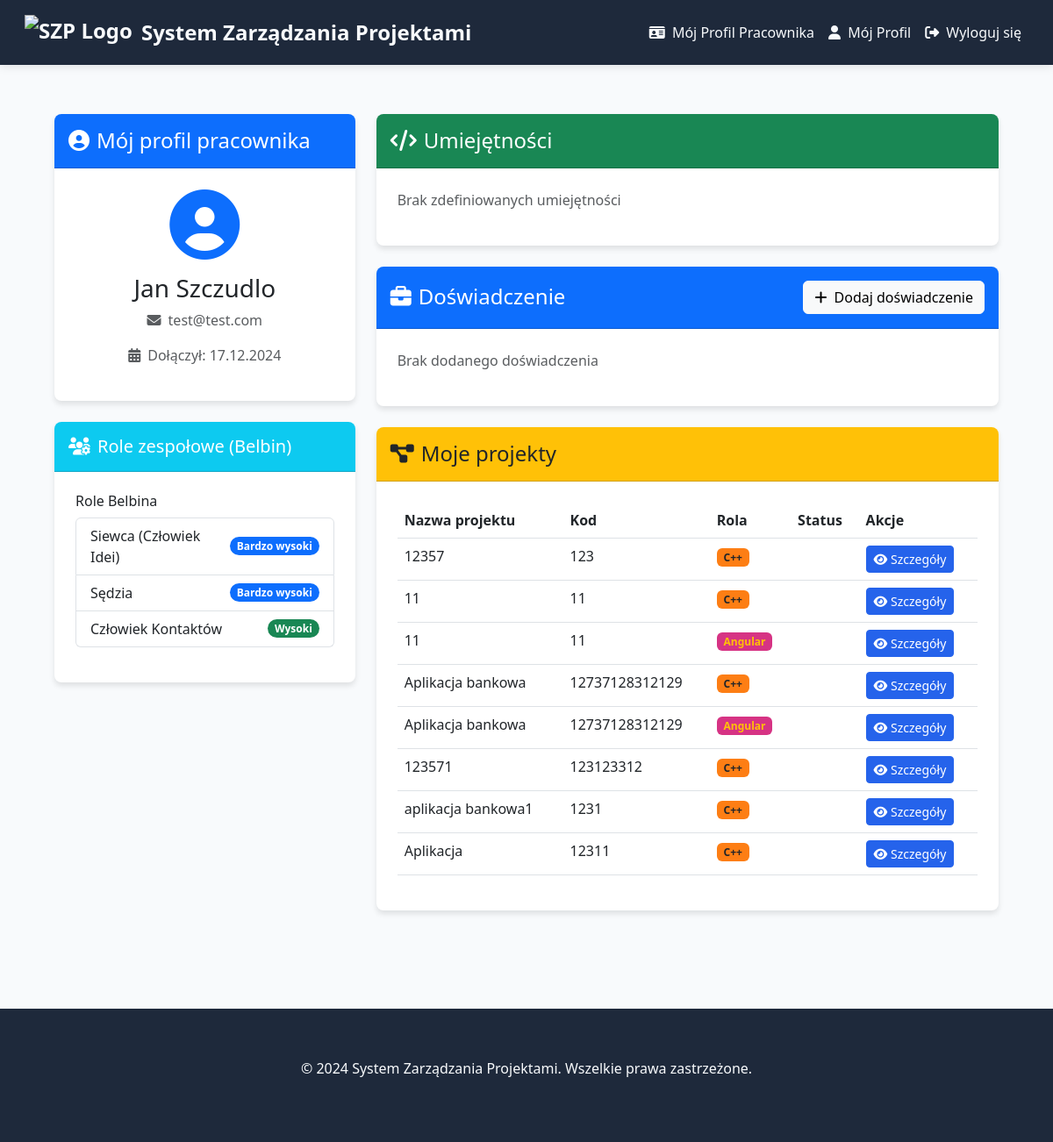
The page /employees/my-profile/ (signed in) on the database as committed earlier.
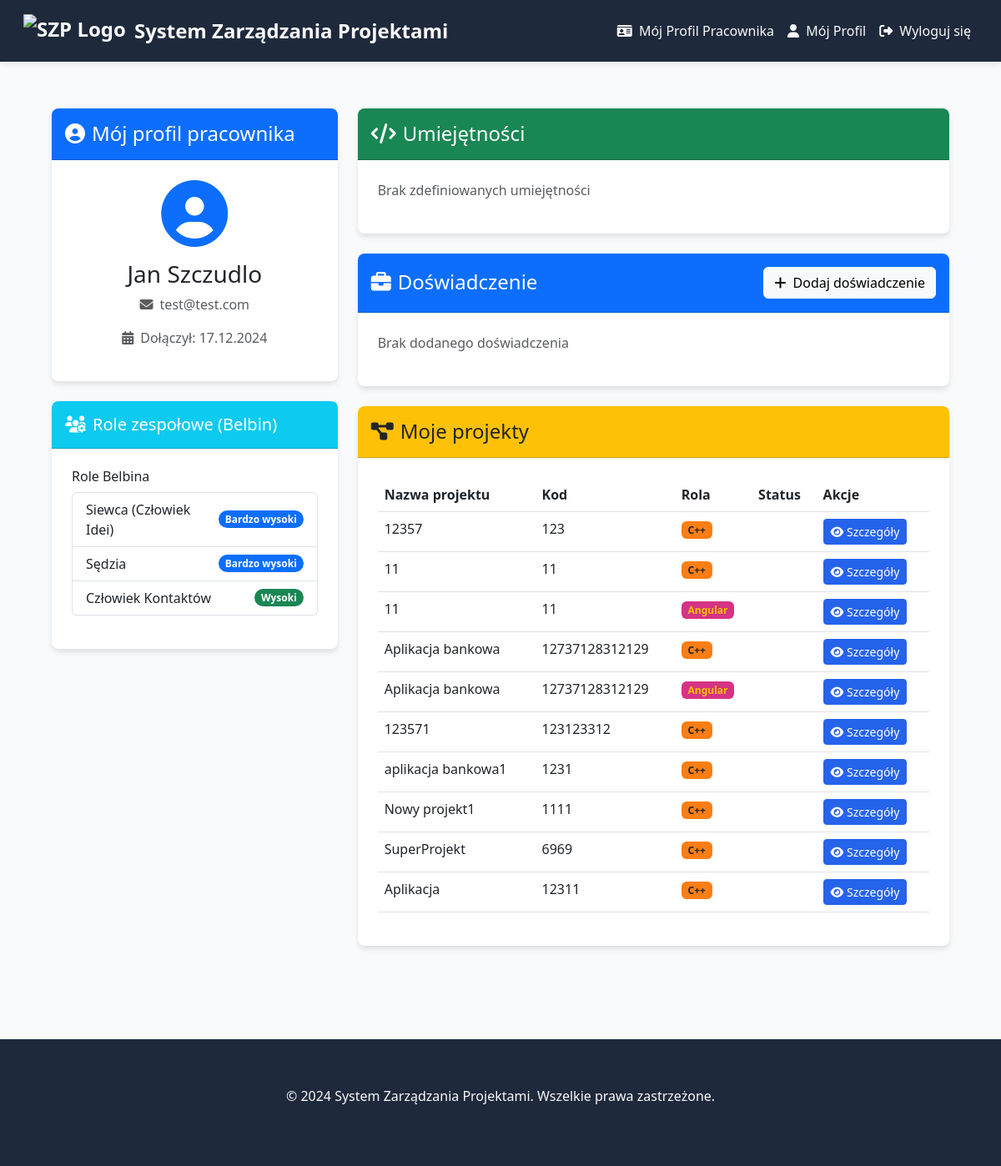
The same page on the database as committed later.
### projects/models.py (models this page shows, shortened)
class EmployeeProjectAssignment(models.Model):
    project = models.ForeignKey(Project, on_delete=models.CASCADE)
    employee = models.ForeignKey(Employee, on_delete=models.CASCADE)
    skill = models.ForeignKey(Skill, on_delete=models.CASCADE)

class Project(models.Model):
    title = models.CharField(max_length=255)
    code = models.CharField(max_length=50, unique=True)
    description = models.TextField()
    owner = models.ForeignKey(Employer, on_delete=models.CASCADE, related_name='projects')
    employees = models.ManyToManyField(Employee, related_name='projects', blank=True)  # Dodanie tej linii

### employees/models.py (models this page shows, shortened)
class Skill(models.Model):
    name = models.CharField(max_length=100)
    logo = models.ImageField(upload_to='skills/logos/', blank=True, null=True)

### employees/views.py (the view)
# urls.py: path('my-profile/', views.my_profile, name='my_profile'),
@login_required
def my_profile(request):
    try:
        employee = request.user.employee
    except AttributeError:
        try:
            employee = Employee.objects.get(user=request.user)
            request.user.employee = employee
        except Employee.DoesNotExist:
            messages.error(request, 'Nie znaleziono profilu pracownika.')
            return redirect('profile')
    return render(request, 'employees/employee_profile_my.html', {'employee': employee})

### employees/context_processors.py (called while the page is built)
def global_context_processor(request):
    role_names = {
        'PO': 'Praktyczny Organizator',
        'NL': 'Naturalny Lider',
        'CZA': 'Człowiek Akcji',
        'SIE': 'Siewca (Człowiek Idei)',
        'CZK': 'Człowiek Kontaktów',
        'SE': 'Sędzia',
        'CZG': 'Człowiek Grupy',
        'PER': 'Perfekcjonista'
    }
    return {'role_names': role_names}

### employees/templatetags/employee_tags.py (called while the page is built, shortened)
@register.filter
def get_item(dictionary, key):
    print(f"DEBUG - get_item: dictionary={dictionary}, key={key}, type(key)={type(key)}")
    if dictionary is None:
        print("DEBUG - get_item: dictionary is None")
        return None
    if key is None:
        print("DEBUG - get_item: key is None")
        return None
    str_key = str(key)
    print(f"DEBUG - get_item: str_key={str_key}")
    if str_key in dictionary:
        value = dictionary[str_key]
        print(f"DEBUG - get_item: value for str_key={value}")
        return value

@register.filter
def get_employee_id(user):
    if hasattr(user, 'employee') and user.employee:
        return user.employee.id

### employees/templates/employees/employee_profile_my.html (shortened to what the changed rows need)
{% extends "base.html" %}
{% load static %}
{% load custom_filters %}
{% load employee_tags %}
{% block content %}
<div class="container py-4">
    <div class="row">
        <div class="col-md-4">
            {% if employee.belbin_test_result %}
            <div class="card mb-4">
                <div class="card-body">
                    {% with roles=employee.belbin_test_result.roles_by_level %}
                    <ul class="list-group mb-3">
                        {% for role in roles|get_item:"bardzo wysoki" %}
                            <li class="list-group-item d-flex justify-content-between align-items-center">
                                <span class="role-badge">{{ role_names|get_item:role }}</span>
                                <span class="badge bg-primary rounded-pill">Bardzo wysoki</span>
                            </li>
                        {% endfor %}
                        {% for role in roles|get_item:"wysoki" %}
                            <li class="list-group-item d-flex justify-content-between align-items-center">
                                <span class="role-badge">{{ role_names|get_item:role }}</span>
                                <span class="badge bg-success rounded-pill">Wysoki</span>
                            </li>
                        {% endfor %}
                    </ul>
                    {% endwith %}
                </div>
            </div>
            {% endif %}
        </div>
        <div class="col-md-8">
            <div class="card mb-4">
                <div class="card-body">
                    <div class="table-responsive">
                        <table class="table table-hover">
                            <thead>
                                <tr>
                                    <th>Nazwa projektu</th>
                                    <th>Kod</th>
                                    <th>Rola</th>
                                    <th>Status</th>
                                    <th>Akcje</th>
                                </tr>
                            </thead>
                            <tbody>
                                {% for assignment in employee.employeeprojectassignment_set.all %}
                                    <tr>
                                        <td>
                                            {{ assignment.project.title }}
                                        </td>
                                        <td>{{ assignment.project.code }}</td>
                                        <td>
                                            <span class="badge {{ assignment.skill.name|skill_color }}">
                                                {{ assignment.skill.name }}
                                            </span>
                                        </td>
                                        <td>
                                        </td>
                                        <td>
                                            <a href="{% url 'view_project_details' assignment.project.id %}" class="btn btn-sm btn-primary">
                                                <i class="fas fa-eye"></i> Szczegóły
                                            </a>
                                        </td>
                                    </tr>
                                {% empty %}
                                    <tr>
                                        <td colspan="5" class="text-center">Nie jesteś przypisany do żadnego projektu</td>
                                    </tr>
                                {% endfor %}
                            </tbody>
                        </table>
                    </div>
                </div>
            </div>
        </div>
    </div>
</div>
{% endblock %}

Rows that differ between the two databases and show on the page:
added EmployeeProjectAssignment: project "Nowy projekt1", project.code "1111", skill.name "C++"
added EmployeeProjectAssignment: project "SuperProjekt", project.code "6969", skill.name "C++"
